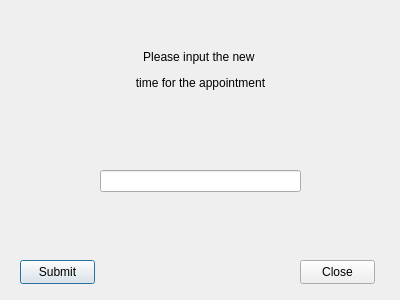
<?xml version="1.0" encoding="UTF-8"?>
<ui version="4.0">
 <class>changetime1</class>
 <widget class="QDialog" name="changetime1">
  <property name="geometry">
   <rect>
    <x>0</x>
    <y>0</y>
    <width>400</width>
    <height>300</height>
   </rect>
  </property>
  <property name="windowTitle">
   <string>Dialog</string>
  </property>
  <widget class="QLabel" name="label">
   <property name="geometry">
    <rect>
     <x>110</x>
     <y>40</y>
     <width>181</width>
     <height>101</height>
    </rect>
   </property>
   <property name="text">
    <string>&lt;html&gt;&lt;head/&gt;&lt;body&gt;&lt;p align=&quot;center&quot;&gt;Please input the new &lt;/p&gt;&lt;p align=&quot;center&quot;&gt;time for the appointment&lt;/p&gt;&lt;p align=&quot;center&quot;&gt;&lt;br/&gt;&lt;/p&gt;&lt;/body&gt;&lt;/html&gt;</string>
   </property>
  </widget>
  <widget class="QPushButton" name="pushButton">
   <property name="geometry">
    <rect>
     <x>20</x>
     <y>260</y>
     <width>75</width>
     <height>24</height>
    </rect>
   </property>
   <property name="text">
    <string>Submit</string>
   </property>
  </widget>
  <widget class="QPushButton" name="pushButton_2">
   <property name="geometry">
    <rect>
     <x>300</x>
     <y>260</y>
     <width>75</width>
     <height>24</height>
    </rect>
   </property>
   <property name="text">
    <string>Close</string>
   </property>
  </widget>
  <widget class="QLineEdit" name="LineEditName">
   <property name="geometry">
    <rect>
     <x>100</x>
     <y>170</y>
     <width>201</width>
     <height>22</height>
    </rect>
   </property>
  </widget>
 </widget>
 <resources/>
 <connections/>
</ui>
